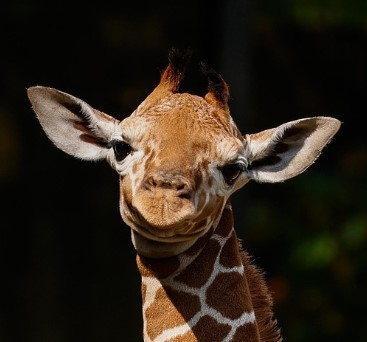
#> input picture giraffe0612/101.jpg, 367 x 342 px; its folder holds 4 pictures in this run
$ python resize.py
#> lines starting #> are read from the running program, lines starting #| are printed output that depends on the picture
import os
from PIL import Image

import cv2
import shutil

#이미지 화질 고정
input4pixel = 'giraffe0612'
output4pixel = 'giraffe0612_resized'

os.makedirs(output4pixel, exist_ok=True)

image_extensions = ['.jpg', '.jpeg', '.png']

target_size = (512, 512)

#이미지 전처리 반복
for filename in os.listdir(input4pixel):
    if any(filename.lower().endswith(ext) for ext in image_extensions):
        img_path = os.path.join(input4pixel, filename)
        try:
            with Image.open(img_path) as img:
#> img is the input picture: PIL image 367x342 RGB; mean R, G, B 43.4, 34.1, 23.3
                img = img.convert('RGB')
                img = img.resize(target_size, Image.Resampling.LANCZOS)
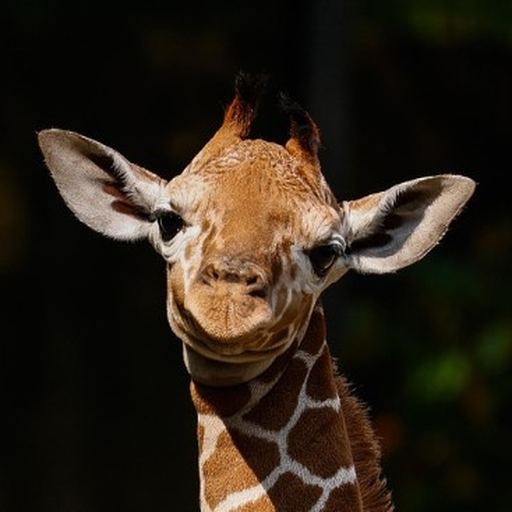
#> img: PIL image 512x512 RGB; mean R, G, B 43.4, 34.1, 23.4
                save_path = os.path.join(output4pixel, filename)
                img.save(save_path)
        except Exception as e:
            print(f"Error processing {filename}: {e}")
            continue
#> pass 2 of the loop `for filename in os.listdir(input4pixel):`:
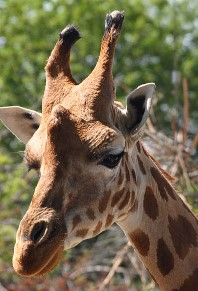
#> input picture giraffe0612/108.jpg, 198 x 291 px
#> img is the input picture: PIL image 198x291 RGB; mean R, G, B 115.6, 104.5, 76.4
#> `img = img.resize(target_size, Image.Resampling.LANCZOS)`:
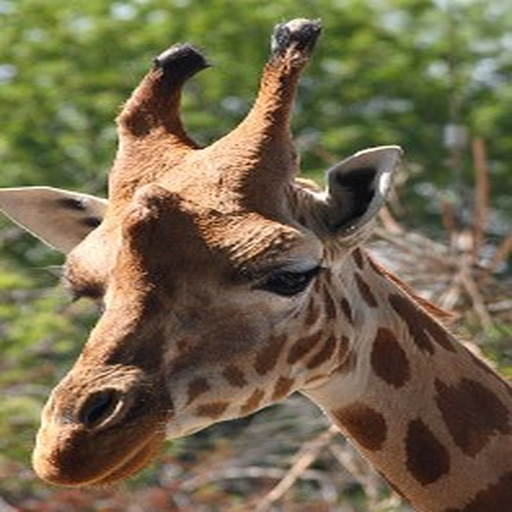
#> img: PIL image 512x512 RGB; mean R, G, B 115.6, 104.5, 76.4
#> pass 3 of the loop `for filename in os.listdir(input4pixel):`:
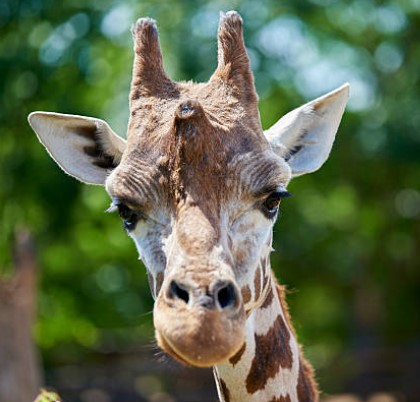
#> input picture giraffe0612/117.jpg, 420 x 402 px
#> img is the input picture: PIL image 420x402 RGB; mean R, G, B 91.9, 104.1, 75.9
#> `img = img.resize(target_size, Image.Resampling.LANCZOS)`:
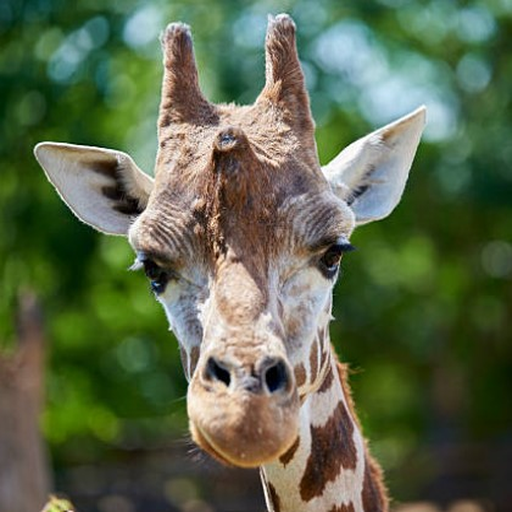
#> img: PIL image 512x512 RGB; mean R, G, B 91.9, 104.1, 75.9
#> the loop made 4 passes; the first 3 are shown
